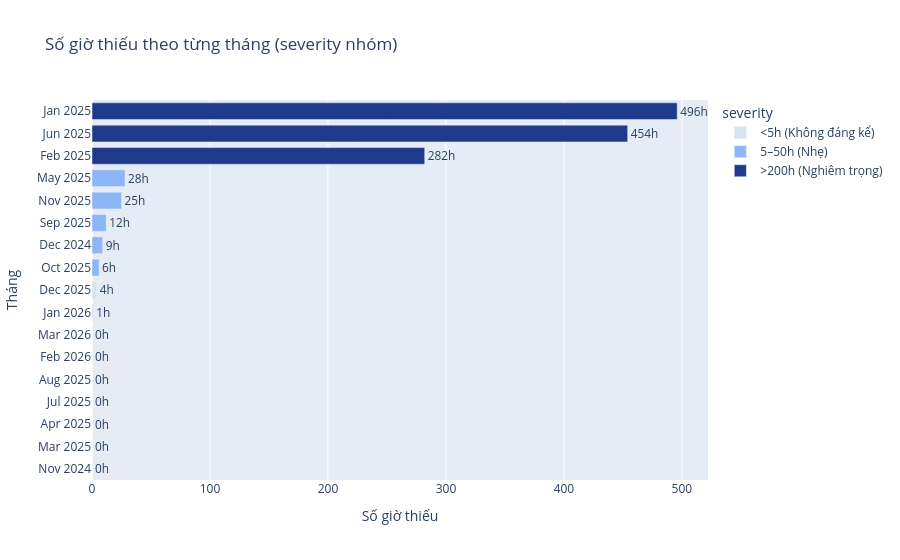
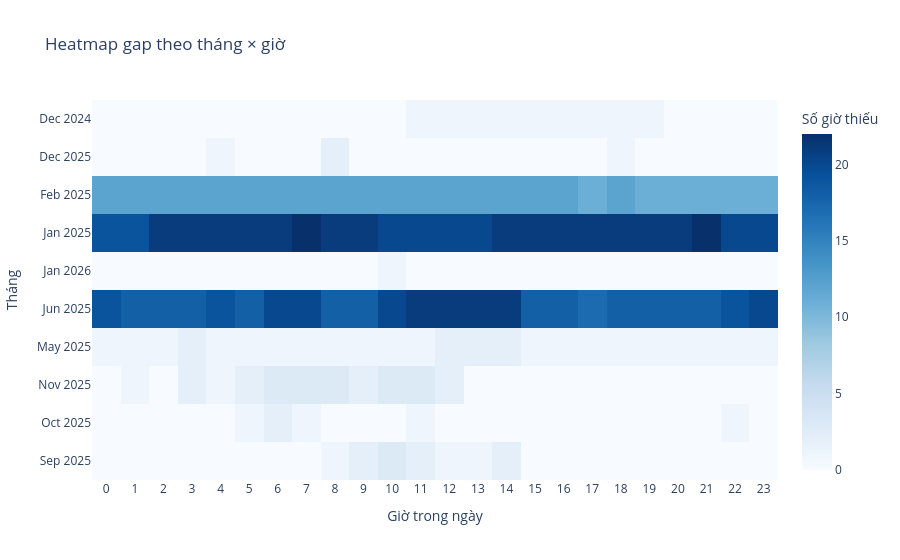

Notebook code for these charts, in order:
### Markdown cell above
## b. Trực quan hóa giờ thiếu theo tháng & theo giờ
- Tổng hợp số giờ PM2.5 bị thiếu theo từng tháng, phân loại mức độ (Không đáng kể <5h, Nhẹ 5–50h, Trung bình 50–200h, Nghiêm trọng >200h) và hiển thị bằng biểu đồ thanh ngang để thấy các tháng downtime lớn.  
- Tạo heatmap với trục y = Year-Month và trục x = Hour (0–23) để kiểm tra giờ trong ngày nào thường bị gap nhiều nhất ở từng tháng, hỗ trợ quyết định nội suy/loại bỏ dữ liệu.

### Code cell
# @title Missing hours by month + heatmap theo giờ
import plotly.express as px

# --- Missing hours theo tháng ---
monthly_missing = (
    ts_hourly_full["is_missing_pm25"]
    .resample("ME")  # dùng 'ME' theo warning
    .sum()
    .astype(int)
    .rename("missing_hours")
    .reset_index()
)
monthly_missing["year_month_label"] = monthly_missing["datetime"].dt.strftime("%b %Y")

bins = [-1, 5, 50, 200, float("inf")]
labels = [
    "<5h (Không đáng kể)",
    "5–50h (Nhẹ)",
    "50–200h (Trung bình)",
    ">200h (Nghiêm trọng)",
]
monthly_missing["severity"] = pd.cut(
    monthly_missing["missing_hours"],
    bins=bins,
    labels=labels,
    ordered=True,
)

# loại category rỗng để tránh KeyError trong plotly
monthly_missing["severity"] = (
    monthly_missing["severity"]
    .cat.remove_unused_categories()
    .astype(str)
)

fig_missing = px.bar(
    monthly_missing.sort_values("missing_hours", ascending=True),
    x="missing_hours",
    y="year_month_label",
    color="severity",
    orientation="h",
    text="missing_hours",
    color_discrete_map={
        "<5h (Không đáng kể)": "#d9e3f0",
        "5–50h (Nhẹ)": "#8db6f4",
        "50–200h (Trung bình)": "#4472c4",
        ">200h (Nghiêm trọng)": "#1f3a8a",
    },
    labels={"missing_hours": "Số giờ thiếu", "year_month_label": "Tháng"},
    title="Số giờ thiếu theo từng tháng (severity nhóm)",
)
fig_missing.update_traces(texttemplate="%{text}h", textposition="outside")
fig_missing.update_layout(yaxis=dict(categoryorder="total ascending"), bargap=0.25)
fig_missing.show()

# --- Heatmap thiếu theo tháng × giờ ---
heatmap_df = (
    ts_hourly_full.loc[ts_hourly_full["is_missing_pm25"]]
    .reset_index()
    .assign(
        year_month=lambda df: df["datetime"].dt.strftime("%b %Y"),
        hour=lambda df: df["datetime"].dt.hour,
    )
    .groupby(["year_month", "hour"], observed=False)
    .size()
    .rename("missing_count")
    .reset_index()
)

heatmap_pivot = heatmap_df.pivot(
    index="year_month", columns="hour", values="missing_count"
).fillna(0)

fig_heatmap = px.imshow(
    heatmap_pivot,
    aspect="auto",
    color_continuous_scale="Blues",
    labels=dict(color="Số giờ thiếu"),
    title="Heatmap gap theo tháng × giờ",
)
fig_heatmap.update_xaxes(title="Giờ trong ngày", dtick=1)
fig_heatmap.update_yaxes(title="Tháng", autorange="reversed")
fig_heatmap.show()

### Figure 1 — Plotly figure (JSON) as saved in the notebook; plotly's stock layout.template omitted (floating-point values rounded to 4 significant figures)
{"data": [{"hovertemplate": "severity=<5h (Không đáng kể)<br>Số giờ thiếu=%{text}<br>Tháng=%{y}<extra></extra>", "legendgroup": "<5h (Không đáng kể)", "marker": {"color": "#d9e3f0", "pattern": {"shape": ""}}, "name": "<5h (Không đáng kể)", "orientation": "h", "showlegend": true, "text": [0.0, 0.0, 0.0, 0.0, 0.0, 0.0, 0.0, 1.0, 4.0], "textposition": "outside", "texttemplate": "%{text}h", "type": "bar", "x": [0, 0, 0, 0, 0, 0, 0, 1, 4], "xaxis": "x", "y": ["Nov 2024", "Mar 2025", "Apr 2025", "Jul 2025", "Aug 2025", "Feb 2026", "Mar 2026", "Jan 2026", "Dec 2025"], "yaxis": "y"}, {"hovertemplate": "severity=5–50h (Nhẹ)<br>Số giờ thiếu=%{text}<br>Tháng=%{y}<extra></extra>", "legendgroup": "5–50h (Nhẹ)", "marker": {"color": "#8db6f4", "pattern": {"shape": ""}}, "name": "5–50h (Nhẹ)", "orientation": "h", "showlegend": true, "text": [6.0, 9.0, 12.0, 25.0, 28.0], "textposition": "outside", "texttemplate": "%{text}h", "type": "bar", "x": [6, 9, 12, 25, 28], "xaxis": "x", "y": ["Oct 2025", "Dec 2024", "Sep 2025", "Nov 2025", "May 2025"], "yaxis": "y"}, {"hovertemplate": "severity=>200h (Nghiêm trọng)<br>Số giờ thiếu=%{text}<br>Tháng=%{y}<extra></extra>", "legendgroup": ">200h (Nghiêm trọng)", "marker": {"color": "#1f3a8a", "pattern": {"shape": ""}}, "name": ">200h (Nghiêm trọng)", "orientation": "h", "showlegend": true, "text": [282.0, 454.0, 496.0], "textposition": "outside", "texttemplate": "%{text}h", "type": "bar", "x": [282, 454, 496], "xaxis": "x", "y": ["Feb 2025", "Jun 2025", "Jan 2025"], "yaxis": "y"}], "layout": {"bargap": 0.25, "barmode": "relative", "legend": {"title": {"text": "severity"}, "tracegroupgap": 0}, "title": {"text": "Số giờ thiếu theo từng tháng (severity nhóm)"}, "xaxis": {"anchor": "y", "domain": [0, 1], "title": {"text": "Số giờ thiếu"}}, "yaxis": {"anchor": "x", "categoryorder": "total ascending", "domain": [0, 1], "title": {"text": "Tháng"}}}}

### Figure 2 — Plotly figure (JSON) as saved in the notebook; plotly's stock layout.template omitted (floating-point values rounded to 4 significant figures; data arrays with more than 128 entries replaced by an {"elided": "..."} marker saying what was removed)
{"data": [{"coloraxis": "coloraxis", "hovertemplate": "hour: %{x}<br>year_month: %{y}<br>Số giờ thiếu: %{z}<extra></extra>", "name": "0", "type": "heatmap", "x": [0, 1, 2, 3, 4, 5, 6, 7, 8, 9, 10, 11, 12, 13, 14, 15, 16, 17, 18, 19, 20, 21, 22, 23], "xaxis": "x", "y": ["Dec 2024", "Dec 2025", "Feb 2025", "Jan 2025", "Jan 2026", "Jun 2025", "May 2025", "Nov 2025", "Oct 2025", "Sep 2025"], "yaxis": "y", "z": {"elided": "10x24 float values"}}], "layout": {"coloraxis": {"colorbar": {"title": {"text": "Số giờ thiếu"}}, "colorscale": [[0, "rgb(247,251,255)"], [0.125, "rgb(222,235,247)"], [0.25, "rgb(198,219,239)"], [0.375, "rgb(158,202,225)"], [0.5, "rgb(107,174,214)"], [0.625, "rgb(66,146,198)"], [0.75, "rgb(33,113,181)"], [0.875, "rgb(8,81,156)"], [1, "rgb(8,48,107)"]]}, "title": {"text": "Heatmap gap theo tháng × giờ"}, "xaxis": {"anchor": "y", "domain": [0, 1], "dtick": 1, "title": {"text": "Giờ trong ngày"}}, "yaxis": {"anchor": "x", "autorange": "reversed", "domain": [0, 1], "title": {"text": "Tháng"}}}}
